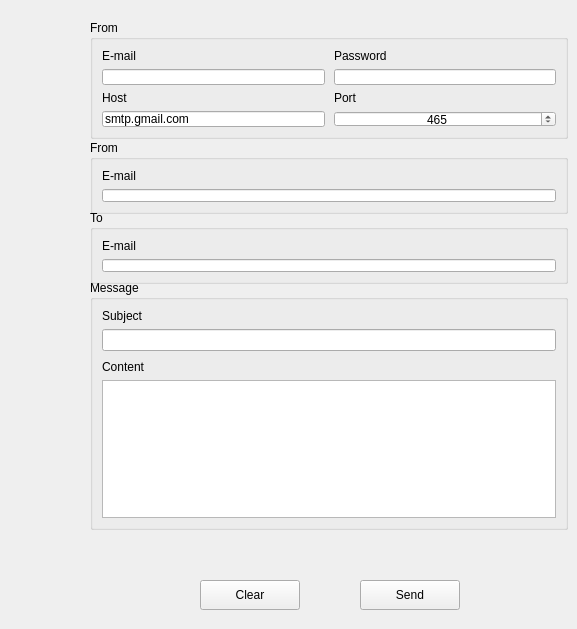
          <widget class="QWidget" name="print_3">
           <attribute name="icon">
            <iconset>
             <normaloff>:/E-Health_care_2A12-main/Desktop/2A12/project c++/qt/E-Clinic/Mail.png</normaloff>:/E-Health_care_2A12-main/Desktop/2A12/project c++/qt/E-Clinic/Mail.png</iconset>
           </attribute>
           <attribute name="title">
            <string>mailing</string>
           </attribute>
           <widget class="QGroupBox" name="groupBoxCredentials_3">
            <property name="geometry">
             <rect>
              <x>90</x>
              <y>20</y>
              <width>478</width>
              <height>119</height>
             </rect>
            </property>
            <property name="title">
             <string>From</string>
            </property>
            <layout class="QVBoxLayout" name="verticalLayout_19">
             <property name="spacing">
              <number>6</number>
             </property>
             <item>
              <layout class="QGridLayout" name="gridLayout_3">
               <property name="horizontalSpacing">
                <number>9</number>
               </property>
               <property name="verticalSpacing">
                <number>6</number>
               </property>
               <item row="3" column="1">
                <widget class="QLineEdit" name="lineEditHost_3">
                 <property name="text">
                  <string>smtp.gmail.com</string>
                 </property>
                </widget>
               </item>
               <item row="0" column="1">
                <widget class="QLabel" name="labelEmailCredentials_3">
                 <property name="text">
                  <string>E-mail</string>
                 </property>
                </widget>
               </item>
               <item row="3" column="3">
                <widget class="QSpinBox" name="spinBoxPort_3">
                 <property name="minimumSize">
                  <size>
                   <width>50</width>
                   <height>0</height>
                  </size>
                 </property>
                 <property name="alignment">
                  <set>Qt::AlignCenter</set>
                 </property>
                 <property name="maximum">
                  <number>999999</number>
                 </property>
                 <property name="value">
                  <number>465</number>
                 </property>
                </widget>
               </item>
               <item row="1" column="3">
                <widget class="QLineEdit" name="lineEditPasswordCredentials_3">
                 <property name="echoMode">
                  <enum>QLineEdit::Password</enum>
                 </property>
                </widget>
               </item>
               <item row="1" column="1">
                <widget class="QLineEdit" name="lineEditEmailCredentials_3"/>
               </item>
               <item row="2" column="1">
                <widget class="QLabel" name="labelHost_3">
                 <property name="text">
                  <string>Host</string>
                 </property>
                </widget>
               </item>
               <item row="0" column="3">
                <widget class="QLabel" name="labelPasswordCredentials_3">
                 <property name="text">
                  <string>Password</string>
                 </property>
                </widget>
               </item>
               <item row="2" column="3">
                <widget class="QLabel" name="labelPort_3">
                 <property name="text">
                  <string>Port</string>
                 </property>
                </widget>
               </item>
              </layout>
             </item>
            </layout>
           </widget>
           <widget class="QGroupBox" name="groupBoxMessage_3">
            <property name="geometry">
             <rect>
              <x>90</x>
              <y>280</y>
              <width>478</width>
              <height>250</height>
             </rect>
            </property>
            <property name="title">
             <string>Message</string>
            </property>
            <layout class="QVBoxLayout" name="verticalLayout_20">
             <property name="spacing">
              <number>9</number>
             </property>
             <item>
              <layout class="QVBoxLayout" name="verticalLayout_21">
               <property name="spacing">
                <number>6</number>
               </property>
               <item>
                <widget class="QLabel" name="labelSubject_3">
                 <property name="text">
                  <string>Subject</string>
                 </property>
                </widget>
               </item>
               <item>
                <widget class="QLineEdit" name="lineEditSubject_3"/>
               </item>
              </layout>
             </item>
             <item>
              <layout class="QVBoxLayout" name="verticalLayout_22">
               <property name="spacing">
                <number>6</number>
               </property>
               <item>
                <widget class="QLabel" name="labelContent_3">
                 <property name="text">
                  <string>Content</string>
                 </property>
                </widget>
               </item>
               <item>
                <widget class="QTextEdit" name="textEditContent_3"/>
               </item>
              </layout>
             </item>
            </layout>
           </widget>
           <widget class="QGroupBox" name="groupBoxFrom_3">
            <property name="geometry">
             <rect>
              <x>90</x>
              <y>140</y>
              <width>478</width>
              <height>74</height>
             </rect>
            </property>
            <property name="title">
             <string>From</string>
            </property>
            <layout class="QVBoxLayout" name="verticalLayout_23">
             <item>
              <layout class="QVBoxLayout" name="verticalLayout_24">
               <property name="topMargin">
                <number>0</number>
               </property>
               <item>
                <widget class="QLabel" name="labelEmailFrom_3">
                 <property name="text">
                  <string>E-mail</string>
                 </property>
                </widget>
               </item>
               <item>
                <widget class="QLineEdit" name="lineEditEmailFrom_3"/>
               </item>
              </layout>
             </item>
            </layout>
           </widget>
           <widget class="QWidget" name="layoutWidget_5">
            <property name="geometry">
             <rect>
              <x>200</x>
              <y>570</y>
              <width>260</width>
              <height>50</height>
             </rect>
            </property>
            <layout class="QHBoxLayout" name="horizontalLayout_8">
             <property name="spacing">
              <number>9</number>
             </property>
             <property name="topMargin">
              <number>10</number>
             </property>
             <property name="bottomMargin">
              <number>10</number>
             </property>
             <item>
              <widget class="QPushButton" name="clearFields_3">
               <property name="minimumSize">
                <size>
                 <width>100</width>
                 <height>30</height>
                </size>
               </property>
               <property name="cursor">
                <cursorShape>PointingHandCursor</cursorShape>
               </property>
               <property name="text">
                <string>Clear</string>
               </property>
              </widget>
             </item>
             <item>
              <spacer name="horizontalSpacer_3">
               <property name="orientation">
                <enum>Qt::Horizontal</enum>
               </property>
               <property name="sizeHint" stdset="0">
                <size>
                 <width>40</width>
                 <height>20</height>
                </size>
               </property>
              </spacer>
             </item>
             <item>
              <widget class="QPushButton" name="sendEmail_3">
               <property name="minimumSize">
                <size>
                 <width>100</width>
                 <height>30</height>
                </size>
               </property>
               <property name="cursor">
                <cursorShape>PointingHandCursor</cursorShape>
               </property>
               <property name="text">
                <string>Send</string>
               </property>
              </widget>
             </item>
            </layout>
           </widget>
           <widget class="QGroupBox" name="groupBoxTo_3">
            <property name="geometry">
             <rect>
              <x>90</x>
              <y>210</y>
              <width>478</width>
              <height>74</height>
             </rect>
            </property>
            <property name="title">
             <string>To</string>
            </property>
            <layout class="QVBoxLayout" name="verticalLayout_25">
             <property name="spacing">
              <number>6</number>
             </property>
             <item>
              <layout class="QVBoxLayout" name="verticalLayout_26">
               <property name="spacing">
                <number>6</number>
               </property>
               <item>
                <widget class="QLabel" name="labelEmail_3">
                 <property name="text">
                  <string>E-mail</string>
                 </property>
                </widget>
               </item>
               <item>
                <widget class="QLineEdit" name="lineEditEmailTo_3"/>
               </item>
              </layout>
             </item>
            </layout>
           </widget>
          </widget>
